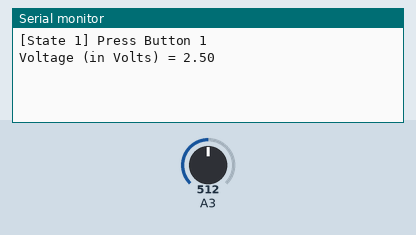
The sketch below on a simulated Arduino Uno, built with avr-gcc and run on an emulated ATmega328P. Parts: the last lines printed to the serial monitor. The test bench sets the inputs (shaded band); at power-on: A3 = 512.

Above: at 3.8 s.
3.9 s: A3 set to 716
At 4.7 s:
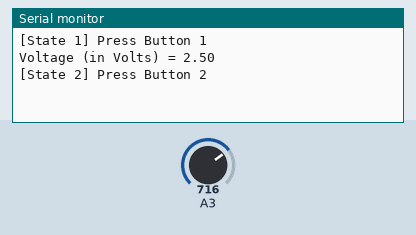
9.5 s: A3 set to 900
At 13.2 s:
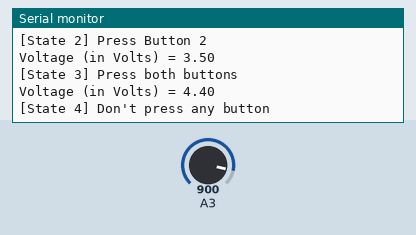
Timing chart, 0 to 14.7 s (numbered marks = the images above; inputs shaded):
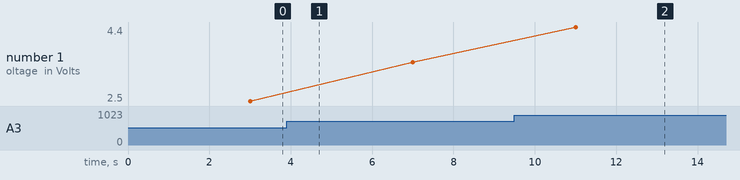

The sketch:

lab6_voltageinput.ino
```cpp
void setup() {

Serial.begin(9600);
pinMode(A3, INPUT);

}

void loop() {

  // read the input on analog pin A3
double sensorValue = analogRead(A3);
float voltValue = sensorValue*5.0/1023;

  // print out the value you read:
Serial.println("[State 1] Press Button 1");
  // pause before reading again
delay(3000);
sensorValue = analogRead(A3);
voltValue = sensorValue*5.0/1023;

Serial.println("Voltage (in Volts) = " + String(voltValue));

delay(1000);

Serial.println("[State 2] Press Button 2");

delay(3000);
sensorValue = analogRead(A3);
voltValue = sensorValue*5.0/1023;

Serial.println("Voltage (in Volts) = " + String(voltValue));

delay (1000);

Serial.println("[State 3] Press both buttons");

delay(3000);
sensorValue = analogRead(A3);
voltValue = sensorValue*5.0/1023;

Serial.println("Voltage (in Volts) = " + String(voltValue));

delay(1000);

Serial.println("[State 4] Don't press any button");

delay(3000);
sensorValue = analogRead(A3);
voltValue = sensorValue*5.0/1023;

Serial.println("Voltage (in Volts) = " + String(voltValue));
}
```

Measured:
- after the input at 9.5 s, the serial monitor: prints a new line after 1.5 s (image 2)
- plotted number 1: 2.5 → 3.5 after the input at 3.9 s, 3.5 → 4.4 after the input at 9.5 s
